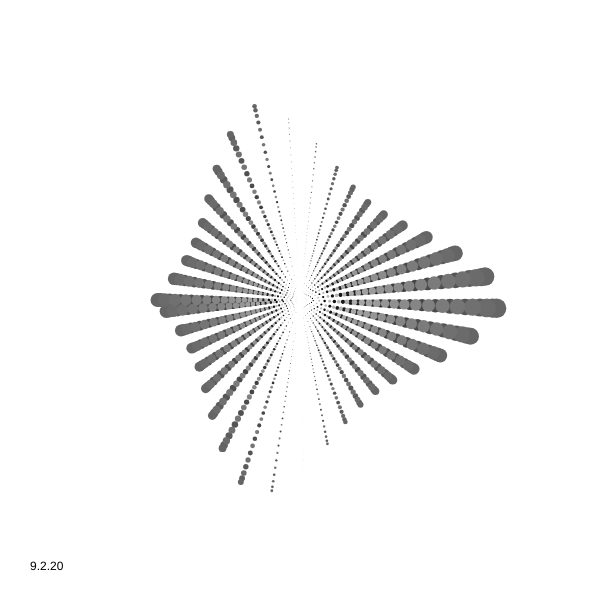
Frame 1 (no input)
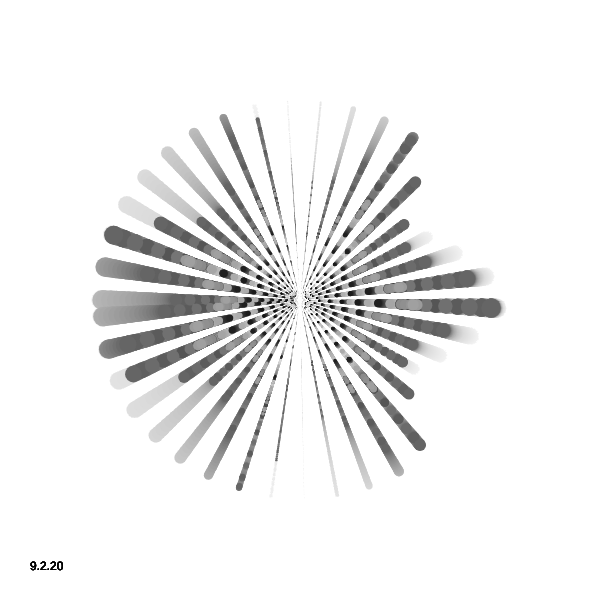
Frame 60 (no input)
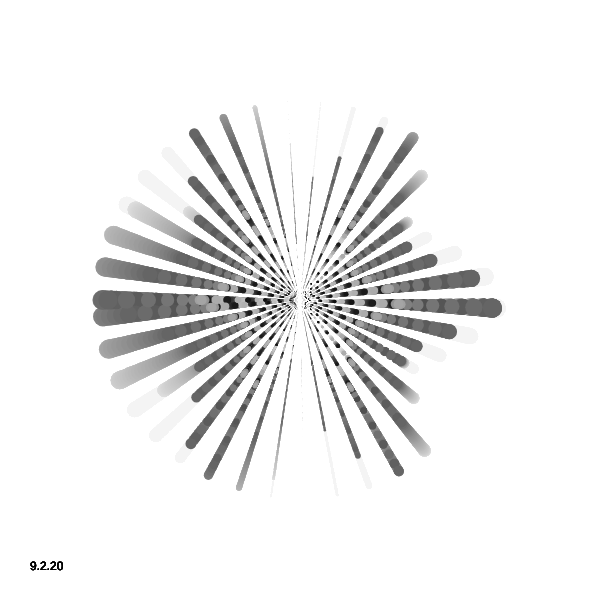
Frame 120 (the mouse pressed at the canvas centre since frame 60)

The p5.js sketch that drew these frames (run headless with seeded random() and noise() and a simulated clock; from frame 60 on, the mouse is pressed at the canvas centre):

// p5.js sketch
// ── sketch.js
var globe;
var total = 75;
var offset =0;
var angle =0;

var m=0;
var mchange=0;

var a = 1;
var b = 1;

function setup(){
  createCanvas(600,600)
  globe = new Array((total+1)*(total+1));
}

function supershape(theta, m, n1, n2, n3){
  var t1=abs((1/a)*cos(m*theta/4));
  t1=pow(t1,n2);
  var t2=abs((1/b)*sin(m*theta/4));
  t2=pow(t2,n3);
  var t3 =t1+t2;
  var r=pow(t3,-1/n1);
  return r;
}

function draw(){
  background(255, 10);

  m=map(sin(mchange),-1,1,0,7);
  mchange+=0.02;

  var r=200;

  for(var i=0;i<total+1;i++){
    globe[i] =[];
    var lat =map(i,0,total,-HALF_PI,HALF_PI);
    var r2 = supershape(lat,m,0.2,1.7,1.7);

    for(var j=0;j<total+1;j++){
      var lon = map(j,0,total,-PI,PI);
      var r1=supershape(lon,m,0.2,1.7,1.7);

      var x = r*r1*cos(lon)*r2*cos(lat);
      var y = r*r1*sin(lon)*r2*cos(lat);

      var index=i+j*(total+1);
      globe[index] = createVector(x,y);
    }
  }

  offset+=5;
  noStroke();
  

  for(var i=0;i<total;i+=2){
    
    for(var j=0;j<total+1;j+=2){
      var index1=i+j*(total+1);
      var v1 = globe[index1];
      var index2=(i+1)+j*(total+1);
      var v2 = globe[index2];
      fill(map(i,0,total,0,200));
      ellipse(v1.x + width/2,v1.y + height/2,v1.x/10, v1.x/10);
    
    }
  }
  angle+=0.05;

  fill(0);
  text("9.2.20", 30, height-30);
}
